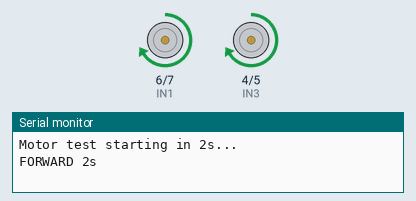
The sketch below on a simulated ESP32-S3. Parts: motor-driver pin pairs drawn as motors (green arrow = first pin HIGH = forward, orange = second pin HIGH = backward, longer = more drive, scaled by the enable pin), the last lines printed to the serial monitor.

Above: at 3.0 s.
At 6.0 s:
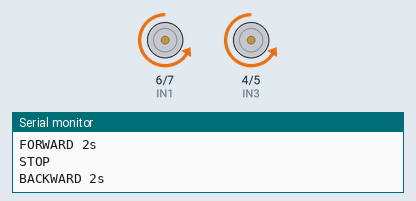
At 7.6 s:
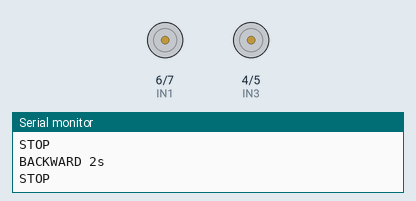
At 9.95 s:
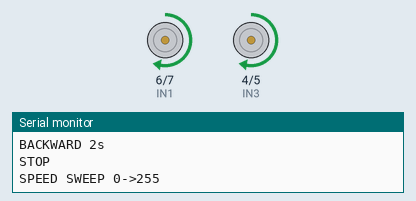
Timing chart, 0 to 15.4 s (numbered marks = the images above):
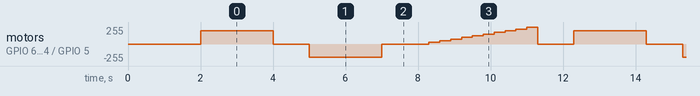

The sketch:

motor_test.ino
```cpp
#define IN1 6
#define IN2 7
#define ENA 8
#define IN3 4
#define IN4 5
#define ENB 10

void setup() {
  Serial.begin(115200);
  pinMode(IN1, OUTPUT);
  pinMode(IN2, OUTPUT);
  pinMode(IN3, OUTPUT);
  pinMode(IN4, OUTPUT);
  ledcAttach(ENA, 5000, 8);
  ledcAttach(ENB, 5000, 8);
  Serial.println("Motor test starting in 2s...");
  delay(2000);
}

void loop() {
  Serial.println("FORWARD 2s");
  digitalWrite(IN1, HIGH); digitalWrite(IN2, LOW);
  digitalWrite(IN3, HIGH); digitalWrite(IN4, LOW);
  ledcWrite(ENA, 200); ledcWrite(ENB, 200);
  delay(2000);

  Serial.println("STOP");
  ledcWrite(ENA, 0); ledcWrite(ENB, 0);
  delay(1000);

  Serial.println("BACKWARD 2s");
  digitalWrite(IN1, LOW); digitalWrite(IN2, HIGH);
  digitalWrite(IN3, LOW); digitalWrite(IN4, HIGH);
  ledcWrite(ENA, 200); ledcWrite(ENB, 200);
  delay(2000);

  Serial.println("STOP");
  ledcWrite(ENA, 0); ledcWrite(ENB, 0);
  delay(1000);

  Serial.println("SPEED SWEEP 0->255");
  for (int s = 0; s <= 255; s += 25) {
    digitalWrite(IN1, HIGH); digitalWrite(IN2, LOW);
    digitalWrite(IN3, HIGH); digitalWrite(IN4, LOW);
    ledcWrite(ENA, s); ledcWrite(ENB, s);
    delay(300);
  }
  ledcWrite(ENA, 0); ledcWrite(ENB, 0);
  delay(1000);
}
```
